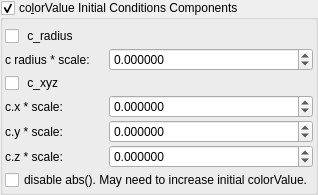
                 <widget class="MyGroupBox" name="groupCheck_fractal_coloring_init_cond_enabled_false">
                  <property name="toolTip">
                   <string>&lt;html&gt;&lt;head/&gt;&lt;body&gt;&lt;p&gt;&amp;quot;c&amp;quot; (aux.c) is the original coordinates of the point being iterated. These &amp;quot;c&amp;quot; functions, color the point domain before the fractal is iterated, e.g. assigning an Initial ColorValue (default,  all = 0.0.)&lt;/p&gt;&lt;/body&gt;&lt;/html&gt;</string>
                  </property>
                  <property name="title">
                   <string>co&amp;lorValue Initial Conditions Components</string>
                  </property>
                  <property name="checkable">
                   <bool>true</bool>
                  </property>
                  <layout class="QVBoxLayout" name="verticalLayout_33" stretch="0,0">
                   <property name="spacing">
                    <number>2</number>
                   </property>
                   <property name="leftMargin">
                    <number>2</number>
                   </property>
                   <property name="topMargin">
                    <number>6</number>
                   </property>
                   <property name="rightMargin">
                    <number>2</number>
                   </property>
                   <property name="bottomMargin">
                    <number>2</number>
                   </property>
                   <item>
                    <layout class="QGridLayout" name="gridLayout_17" columnstretch="0,0,0,0">
                     <property name="spacing">
                      <number>2</number>
                     </property>
                     <item row="0" column="1" colspan="3">
                      <widget class="MyCheckBox" name="checkBox_fractal_coloring_ic_rad_enabled_false">
                       <property name="text">
                        <string notr="true"> c_radius</string>
                       </property>
                      </widget>
                     </item>
                     <item row="1" column="1">
                      <widget class="QLabel" name="label_45">
                       <property name="text">
                        <string>c radius * scale:</string>
                       </property>
                      </widget>
                     </item>
                     <item row="5" column="1">
                      <widget class="QLabel" name="label_46">
                       <property name="text">
                        <string>c.z * scale:</string>
                       </property>
                      </widget>
                     </item>
                     <item row="3" column="1">
                      <widget class="QLabel" name="label_43">
                       <property name="text">
                        <string>c.x * scale:</string>
                       </property>
                      </widget>
                     </item>
                     <item row="4" column="1">
                      <widget class="QLabel" name="label_44">
                       <property name="text">
                        <string>c.y * scale:</string>
                       </property>
                      </widget>
                     </item>
                     <item row="1" column="2" colspan="2">
                      <widget class="MyDoubleSpinBox" name="spinbox_fractal_coloring_ic_rad_weight">
                       <property name="sizePolicy">
                        <sizepolicy hsizetype="Minimum" vsizetype="Maximum">
                         <horstretch>0</horstretch>
                         <verstretch>0</verstretch>
                        </sizepolicy>
                       </property>
                       <property name="prefix">
                        <string/>
                       </property>
                       <property name="suffix">
                        <string/>
                       </property>
                       <property name="decimals">
                        <number>6</number>
                       </property>
                       <property name="minimum">
                        <double>-9999.999900000000707</double>
                       </property>
                       <property name="maximum">
                        <double>9999.999900000000707</double>
                       </property>
                       <property name="singleStep">
                        <double>0.100000000000000</double>
                       </property>
                      </widget>
                     </item>
                     <item row="5" column="2" colspan="2">
                      <widget class="MyDoubleSpinBox" name="spinbox3_fractal_coloring_xyzC_111_z">
                       <property name="sizePolicy">
                        <sizepolicy hsizetype="Minimum" vsizetype="Maximum">
                         <horstretch>0</horstretch>
                         <verstretch>0</verstretch>
                        </sizepolicy>
                       </property>
                       <property name="prefix">
                        <string/>
                       </property>
                       <property name="suffix">
                        <string/>
                       </property>
                       <property name="decimals">
                        <number>6</number>
                       </property>
                       <property name="minimum">
                        <double>-9999.999900000000707</double>
                       </property>
                       <property name="maximum">
                        <double>9999.999900000000707</double>
                       </property>
                       <property name="singleStep">
                        <double>0.100000000000000</double>
                       </property>
                      </widget>
                     </item>
                     <item row="2" column="1" colspan="3">
                      <widget class="MyCheckBox" name="checkBox_fractal_coloring_ic_xyz_enabled_false">
                       <property name="text">
                        <string notr="true"> c_xyz</string>
                       </property>
                      </widget>
                     </item>
                     <item row="4" column="2" colspan="2">
                      <widget class="MyDoubleSpinBox" name="spinbox3_fractal_coloring_xyzC_111_y">
                       <property name="sizePolicy">
                        <sizepolicy hsizetype="Minimum" vsizetype="Maximum">
                         <horstretch>0</horstretch>
                         <verstretch>0</verstretch>
                        </sizepolicy>
                       </property>
                       <property name="prefix">
                        <string/>
                       </property>
                       <property name="suffix">
                        <string/>
                       </property>
                       <property name="decimals">
                        <number>6</number>
                       </property>
                       <property name="minimum">
                        <double>-9999.999900000000707</double>
                       </property>
                       <property name="maximum">
                        <double>9999.999900000000707</double>
                       </property>
                       <property name="singleStep">
                        <double>0.100000000000000</double>
                       </property>
                      </widget>
                     </item>
                     <item row="3" column="2" colspan="2">
                      <widget class="MyDoubleSpinBox" name="spinbox3_fractal_coloring_xyzC_111_x">
                       <property name="sizePolicy">
                        <sizepolicy hsizetype="Minimum" vsizetype="Maximum">
                         <horstretch>0</horstretch>
                         <verstretch>0</verstretch>
                        </sizepolicy>
                       </property>
                       <property name="prefix">
                        <string/>
                       </property>
                       <property name="suffix">
                        <string/>
                       </property>
                       <property name="decimals">
                        <number>6</number>
                       </property>
                       <property name="minimum">
                        <double>-9999.999900000000707</double>
                       </property>
                       <property name="maximum">
                        <double>9999.999900000000707</double>
                       </property>
                       <property name="singleStep">
                        <double>0.100000000000000</double>
                       </property>
                      </widget>
                     </item>
                    </layout>
                   </item>
                   <item>
                    <widget class="MyCheckBox" name="checkBox_fractal_coloring_ic_fabs_enabled_false">
                     <property name="text">
                      <string notr="true">disable abs(). May need to increase initial colorValue.</string>
                     </property>
                    </widget>
                   </item>
                  </layout>
                 </widget>
